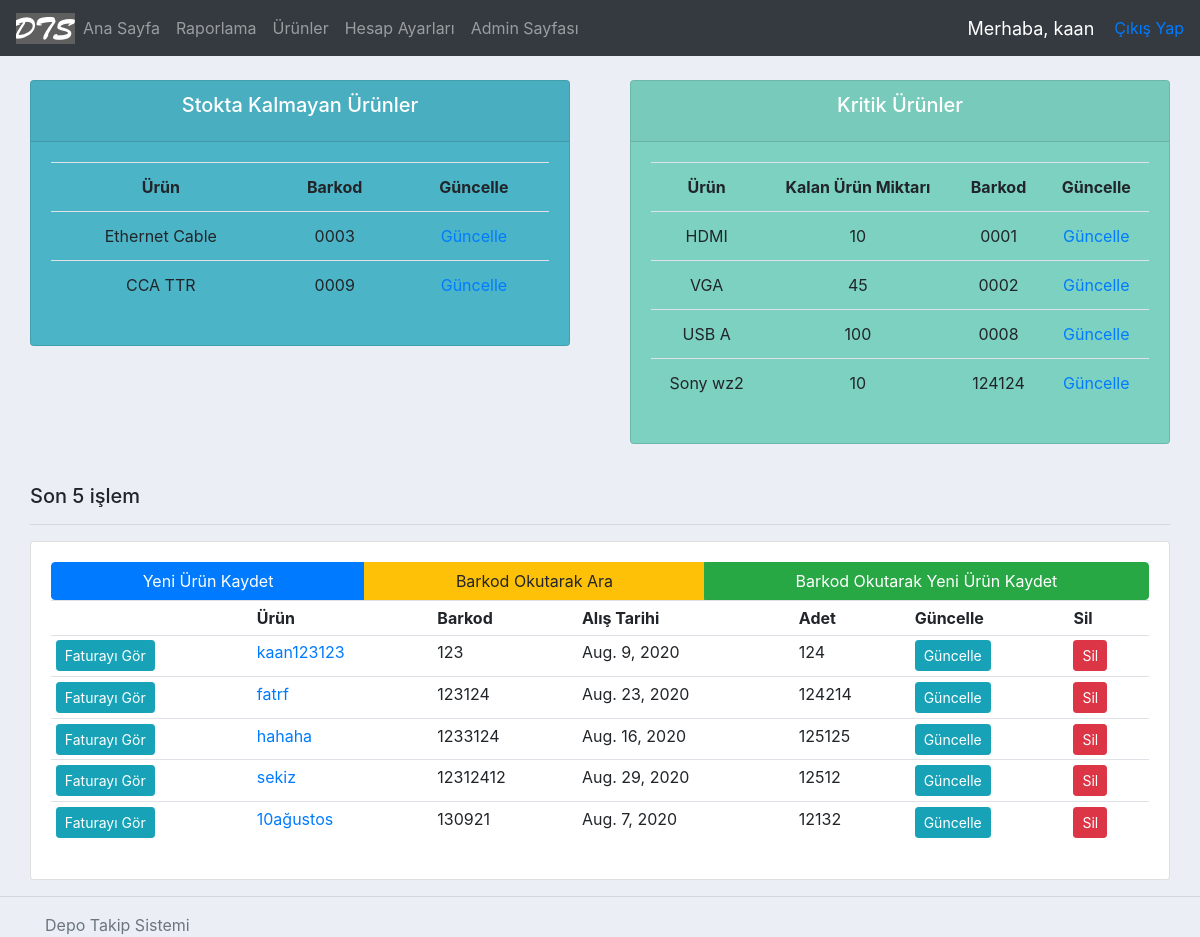
The app's page / (signed in), older data.
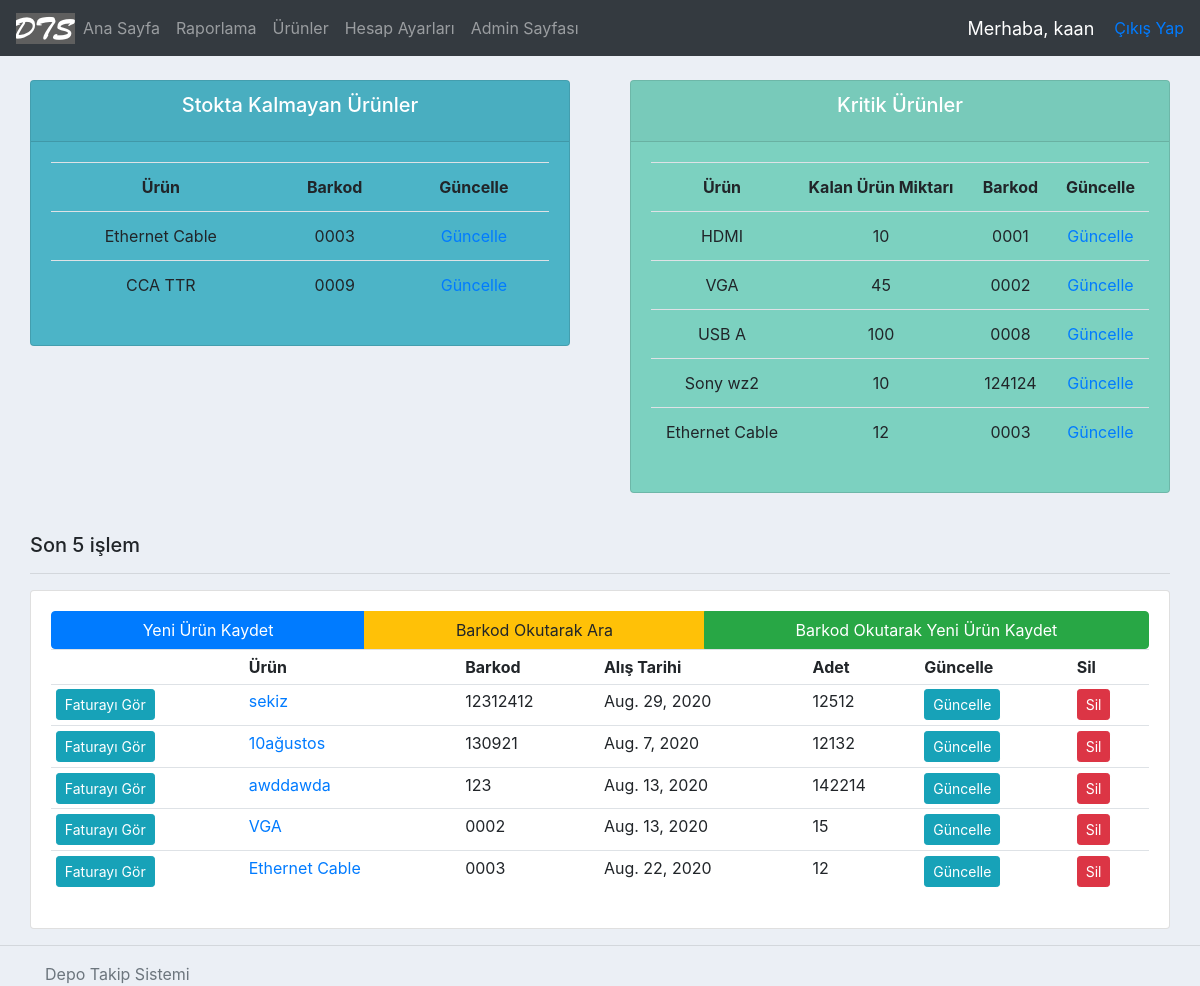
The same page, newer data.
### accounts/models.py (models this page shows, shortened)
class Product(models.Model):
    name = models.CharField(max_length=200)
    barcode = models.CharField(max_length=48)
    code = models.CharField(max_length=255)
    criticalStock = models.BooleanField(default=False) #kritik stok
    criticalStockAmt = models.IntegerField(null=True, blank=True)
    photo = models.ImageField(blank=True, null=True)
    vendor = models.CharField(max_length=200) #alınan firma
    dateBought = models.DateField(null=True) #satın alınan tarih
    regDate = models.DateTimeField( auto_now_add=True, null=True ) #ürünün kayıt edildiği tarih
    price = models.FloatField() #ürünün fiyatı
    amount = models.IntegerField() #ürünün adeti
    category = models.CharField(max_length=200) #ürünün kategorisi
    brand = models.CharField(max_length = 200) #ürünün markası
    model = models.CharField(max_length = 200, blank=True, null=True)
    description = models.CharField(max_length = 400, blank=True, null=True) #açıklama
    editor = models.CharField(max_length = 200) #ürünü kaydeden/silen kullanıcı
    invoice = models.OneToOneField('Invoice', on_delete=models.CASCADE, related_name="fatura", null=True, blank=True )
    history = HistoricalRecords(
        history_change_reason_field=models.TextField(null=True, max_length=255)
    )

### accounts/views.py (the view)
# urls.py: 2. Add a URL to urlpatterns:  path('', views.home, name='home')
@login_required(login_url='login')
def home(request):
    products = Product.objects.all()
    invoices = Invoice.objects.all()
    criticalProducts = []
    outOfStock = []
    for product in products:
        if product.criticalStock and product.criticalStockAmt != None and product.amount <= product.criticalStockAmt:
            criticalProducts.append(product)
        if product.amount == 0:
            outOfStock.append(product)
    start = 5
    if products.count() <= 5:
        start = 0
    else:
        start = products.count() - 5
    context = { 'products': products[ start :], 'invoices': invoices, 'sum': sum,
                'criticalProducts': criticalProducts, 'outOfStock' : outOfStock }
    return render( request, 'accounts/dashboard.html',  context )

### accounts/templates/accounts/dashboard.html
{%  extends 'accounts/main.html' %}
{% block content %}
{%  include 'accounts/status.html' %}
<br>
	<div class="col-md">
		<h5>Son 5 işlem</h5>
		<hr>
		<div class="card card-body">
			<div class="btn-group" role="group" aria-label="Basic example">
				<a class="btn btn-primary" href="{% url 'addProduct' %}">Yeni Ürün Kaydet</a>
				<a class="btn btn-warning" href="{% url 'barcode_view' %}">Barkod Okutarak Ara</a>
				<a class="btn btn-success" href="{% url 'addProductFromBarcode' %}">Barkod Okutarak Yeni Ürün Kaydet</a>
			</div>
			<table class="table table-sm">
				<tr>
					<th></th>
					<th>Ürün</th>
					<th>Barkod</th>
					<th>Alış Tarihi</th>
					<th>Adet</th>
					<th>Güncelle</th>
					<th>Sil</th>
				</tr>
				{% for product in products %}
				<tr>
					{% if product.invoice is not Null %}
						<td><a class="btn btn-sm btn-info" href="{% url 'invoice-path' product.invoice.id %}">Faturayı Gör</a></td>
					{% else %}
						<td><a class="btn btn-sm btn-danger" href="{% url 'addInvoice' product.id %}">Fatura Ekle</a></td>
					{% endif %}
					<td>
						<a href="{% url 'productPage' product.id %}">{{ product.name }}</a>
					</td>
					<td>{{product.barcode}}</td>
					<td>{{product.dateBought}}</td>
					<td>{{product.amount}}</td>
					<td><a class="btn btn-sm btn-info" href="{% url 'updateProduct' product.id %}">Güncelle</a></td>
					<td><a class="btn btn-sm btn-danger" href="{% url 'deleteProduct' product.id %}">Sil</a></td>
				</tr>
				{% endfor %}
			</table>
		</div>
	</div>
</div>
{% endblock %}

### accounts/templates/accounts/status.html
<br>
<div class="row">
	<div class="col">
		<div class="col-md">
			<div class="card text-center text-white  mb-3" id="total-orders">
			  	<div class="card-header">
			  		<h5 class="card-title">Stokta Kalmayan Ürünler</h5>
			  	</div>
				<div class="card-body">
					{% if outOfStock|length == 0 %}
					<p>Stokta kalmayan ürün yok.</p>
					{% else %}
			    	<table class="card-table table">
						<tr>
							<th>Ürün</th>
							<th>Barkod</th>
							<th>Güncelle</th>
						</tr>
						{% for product in outOfStock %}
						<tr>
							<td>{{product.name}}</td>
							<td>{{product.barcode}}</td>
							<td><a href="{% url 'updateProduct' product.id %}">Güncelle</a></td>
						</tr>
						{% endfor %}
					</table>
					{% endif %}
			  	</div>
			</div>
		</div>
	</div>
	<div class="col">
		<div class="col-md">
			<div class="card text-center text-white  mb-3" id="orders-pending">
			  	<div class="card-header">
			  		<h5 class="card-title">Kritik Ürünler</h5>
			  	</div>
			  	<div class="card-body">
			    	<table class="card-table table">
						<tr>
							<th>Ürün</th>
							<th>Kalan Ürün Miktarı</th>
							<th>Barkod</th>
							<th>Güncelle</th>
						</tr>
						{% for criticalProduct in criticalProducts %}
						<tr>
							<td>{{criticalProduct.name}}</td>
							<td>{{criticalProduct.amount}}</td>
							<td>{{criticalProduct.barcode}}</td>
							<td><a href="{% url 'updateProduct' criticalProduct.id %}">Güncelle</a></td>
						</tr>
						{% endfor %}
					</table>
			  	</div>
			</div>
		</div>
	</div>
</div>

Row changes from the older to the newer data that the page shows:
no longer on this page (row unchanged): Product: shows "Faturayı Gör", name "kaan123123", barcode "123", dateBought "Aug. 9, 2020", amount "124", shown under "Son 5 işlem"
no longer on this page (row unchanged): Product: shows "Faturayı Gör", name "fatrf", barcode "123124", dateBought "Aug. 23, 2020", amount "124214", shown under "Son 5 işlem"
no longer on this page (row unchanged): Product: shows "Faturayı Gör", name "hahaha", barcode "1233124", dateBought "Aug. 16, 2020", amount "125125", shown under "Son 5 işlem"
added Product: name "Ethernet Cable", amount "12", barcode "0003", shows "Faturayı Gör", dateBought "Aug. 22, 2020"
added Product: shows "Faturayı Gör", name "awddawda", barcode "123", dateBought "Aug. 13, 2020", amount "142214", shown under "Son 5 işlem"
added Product: shows "Faturayı Gör", name "VGA", barcode "0002", dateBought "Aug. 13, 2020", amount "15", shown under "Son 5 işlem"
